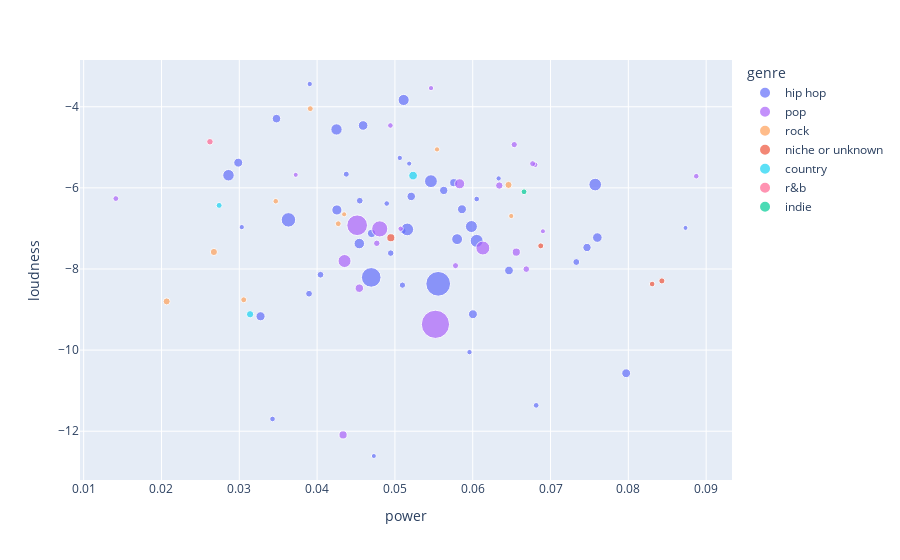

The cell this chart's notebook holds for it:
### Code cell
px.scatter(artist_means[artist_means['scored_words']>500], x="power", y="loudness", size="scored_words", color='genre', color_discrete_map=color_dict, hover_data=['artist'])

### Figure 1 — Plotly figure (JSON) as saved in the notebook; plotly's stock layout.template omitted (floating-point values rounded to 4 significant figures)
{"data": [{"customdata": [["$uicideboy$"], ["21 Savage"], ["A$AP Rocky"], ["Baby Keem"], ["Brent Faiyaz"], ["Childish Gambino"], ["Coolio"], ["DJ Khaled"], ["Dr. Dre"], ["Drake"], ["Eminem"], ["Fivio Foreign"], ["Frank Ocean"], ["Future"], ["Gunna"], ["J. Cole"], ["JAY-Z"], ["JID"], ["Jack Harlow"], ["Juice WRLD"], ["Kanye West"], ["Kendrick Lamar"], ["Kid Cudi"], ["King Von"], ["Lil Baby"], ["Lil Durk"], ["Lil Nas X"], ["Lil Tjay"], ["Lil Uzi Vert"], ["Lizzo"], ["Mac Miller"], ["Machine Gun Kelly"], ["Megan Thee Stallion"], ["Migos"], ["NAV"], ["Nicki Minaj"], ["Playboi Carti"], ["Polo G"], ["Post Malone"], ["Pusha T"], ["Roddy Ricch"], ["SZA"], ["The Game"], ["The Notorious B.I.G."], ["Trippie Redd"], ["Tyler"], ["XXXTENTACION"], ["Yeat"]], "hovertemplate": "genre=hip hop<br>power=%{x}<br>loudness=%{y}<br>scored_words=%{marker.size}<br>artist=%{customdata[0]}<extra></extra>", "legendgroup": "hip hop", "marker": {"color": "#636efa", "size": [2708, 1415, 851, 1486, 1595, 672, 590, 1894, 1499, 7886, 2621, 636, 1448, 3266, 2430, 1626, 658, 938, 3465, 4297, 3368, 12479, 1648, 519, 2933, 967, 1884, 875, 1347, 565, 742, 1649, 1423, 530, 586, 920, 660, 2112, 3330, 2535, 929, 806, 504, 581, 560, 2251, 1709, 1560], "sizemode": "area", "sizeref": 40.87, "symbol": "circle"}, "mode": "markers", "name": "hip hop", "orientation": "v", "showlegend": true, "type": "scatter", "x": [0.02861, 0.07469, 0.05103, 0.0521, 0.07972, 0.06815, 0.05958, 0.04591, 0.03478, 0.04696, 0.04249, 0.04895, 0.04701, 0.07574, 0.05799, 0.06002, 0.03427, 0.03896, 0.06051, 0.03632, 0.05463, 0.05556, 0.05862, 0.04729, 0.05983, 0.07331, 0.07602, 0.04946, 0.05756, 0.03032, 0.04375, 0.02986, 0.05627, 0.05183, 0.05063, 0.04548, 0.06051, 0.04254, 0.05159, 0.05112, 0.04044, 0.05097, 0.08735, 0.03905, 0.06333, 0.04542, 0.03273, 0.06466], "xaxis": "x", "y": [-5.689, -7.47, -7.059, -6.21, -10.57, -11.36, -10.05, -4.462, -4.293, -8.207, -4.56, -6.386, -7.122, -5.919, -7.264, -9.116, -11.7, -8.61, -7.307, -6.789, -5.835, -8.365, -6.527, -12.61, -6.953, -7.828, -7.225, -7.609, -5.872, -6.967, -5.663, -5.378, -6.063, -5.402, -5.262, -6.316, -6.275, -6.545, -7.025, -3.833, -8.141, -8.398, -6.987, -3.439, -5.767, -7.374, -9.166, -8.037], "yaxis": "y"}, {"customdata": [["Adele"], ["BLACKPINK"], ["BTS"], ["Beyoncé"], ["Billie Eilish"], ["Calvin Harris"], ["Camila Cabello"], ["Charlie Puth"], ["Coldplay"], ["Conan Gray"], ["Doja Cat"], ["Ed Sheeran"], ["Harry Styles"], ["Isabel LaRosa"], ["Joji"], ["Labrinth"], ["Lana Del Rey"], ["Lewis Capaldi"], ["Olivia Rodrigo"], ["Pharrell Williams"], ["Tate McRae"], ["Taylor Swift"], ["The Weeknd"]], "hovertemplate": "genre=pop<br>power=%{x}<br>loudness=%{y}<br>scored_words=%{marker.size}<br>artist=%{customdata[0]}<extra></extra>", "legendgroup": "pop", "marker": {"color": "#ab63fa", "size": [639, 1116, 567, 3984, 1365, 639, 591, 726, 902, 686, 2096, 795, 5337, 522, 1473, 1358, 761, 518, 3468, 637, 852, 16346, 8738], "sizemode": "area", "sizeref": 40.87, "symbol": "circle"}, "mode": "markers", "name": "pop", "orientation": "v", "showlegend": true, "type": "scatter", "x": [0.08873, 0.06341, 0.05464, 0.0613, 0.04334, 0.06802, 0.05073, 0.0677, 0.06688, 0.01413, 0.05832, 0.06533, 0.04805, 0.06902, 0.04543, 0.0656, 0.05779, 0.03725, 0.04353, 0.04942, 0.04767, 0.05521, 0.04515], "xaxis": "x", "y": [-5.713, -5.942, -3.541, -7.483, -12.09, -5.43, -7.008, -5.403, -8.004, -6.264, -5.9, -4.934, -7.012, -7.07, -8.473, -7.585, -7.918, -5.679, -7.804, -4.462, -7.367, -9.364, -6.922], "yaxis": "y"}, {"customdata": [["Arctic Monkeys"], ["Imagine Dragons"], ["Metallica"], ["My Chemical Romance"], ["Nirvana"], ["Panic! At The Disco"], ["Paramore"], ["Tame Impala"], ["The Neighbourhood"], ["Vance Joy"]], "hovertemplate": "genre=rock<br>power=%{x}<br>loudness=%{y}<br>scored_words=%{marker.size}<br>artist=%{customdata[0]}<extra></extra>", "legendgroup": "rock", "marker": {"color": "#FFA15A", "size": [1054, 712, 717, 530, 999, 567, 699, 638, 1023, 564], "sizemode": "area", "sizeref": 40.87, "symbol": "circle"}, "mode": "markers", "name": "rock", "orientation": "v", "showlegend": true, "type": "scatter", "x": [0.02673, 0.03912, 0.03057, 0.04348, 0.02067, 0.05541, 0.04272, 0.03469, 0.0646, 0.06495], "xaxis": "x", "y": [-7.581, -4.047, -8.76, -6.652, -8.8, -5.051, -6.884, -6.33, -5.927, -6.694], "yaxis": "y"}, {"customdata": [["Central Cee"], ["Jessica Darrow"], ["Stephanie Beatriz"], ["Steve Lacy"]], "hovertemplate": "genre=niche or unknown<br>power=%{x}<br>loudness=%{y}<br>scored_words=%{marker.size}<br>artist=%{customdata[0]}<extra></extra>", "legendgroup": "niche or unknown", "marker": {"color": "#EF553B", "size": [730, 758, 654, 1334], "sizemode": "area", "sizeref": 40.87, "symbol": "circle"}, "mode": "markers", "name": "niche or unknown", "orientation": "v", "showlegend": true, "type": "scatter", "x": [0.06874, 0.08431, 0.08306, 0.04948], "xaxis": "x", "y": [-7.43, -8.294, -8.371, -7.23], "yaxis": "y"}, {"customdata": [["Luke Combs"], ["Morgan Wallen"], ["Zach Bryan"]], "hovertemplate": "genre=country<br>power=%{x}<br>loudness=%{y}<br>scored_words=%{marker.size}<br>artist=%{customdata[0]}<extra></extra>", "legendgroup": "country", "marker": {"color": "#19d3f3", "size": [728, 1556, 1087], "sizemode": "area", "sizeref": 40.87, "symbol": "circle"}, "mode": "markers", "name": "country", "orientation": "v", "showlegend": true, "type": "scatter", "x": [0.02741, 0.05234, 0.03139], "xaxis": "x", "y": [-6.433, -5.697, -9.116], "yaxis": "y"}, {"customdata": [["Michael Jackson"]], "hovertemplate": "genre=r&b<br>power=%{x}<br>loudness=%{y}<br>scored_words=%{marker.size}<br>artist=%{customdata[0]}<extra></extra>", "legendgroup": "r&b", "marker": {"color": "#FF6692", "size": [864], "sizemode": "area", "sizeref": 40.87, "symbol": "circle"}, "mode": "markers", "name": "r&b", "orientation": "v", "showlegend": true, "type": "scatter", "x": [0.02623], "xaxis": "x", "y": [-4.863], "yaxis": "y"}, {"customdata": [["TV Girl"]], "hovertemplate": "genre=indie<br>power=%{x}<br>loudness=%{y}<br>scored_words=%{marker.size}<br>artist=%{customdata[0]}<extra></extra>", "legendgroup": "indie", "marker": {"color": "#00cc96", "size": [699], "sizemode": "area", "sizeref": 40.87, "symbol": "circle"}, "mode": "markers", "name": "indie", "orientation": "v", "showlegend": true, "type": "scatter", "x": [0.06659], "xaxis": "x", "y": [-6.097], "yaxis": "y"}], "layout": {"legend": {"itemsizing": "constant", "title": {"text": "genre"}, "tracegroupgap": 0}, "margin": {"t": 60}, "xaxis": {"anchor": "y", "domain": [0, 1], "title": {"text": "power"}}, "yaxis": {"anchor": "x", "domain": [0, 1], "title": {"text": "loudness"}}}}
